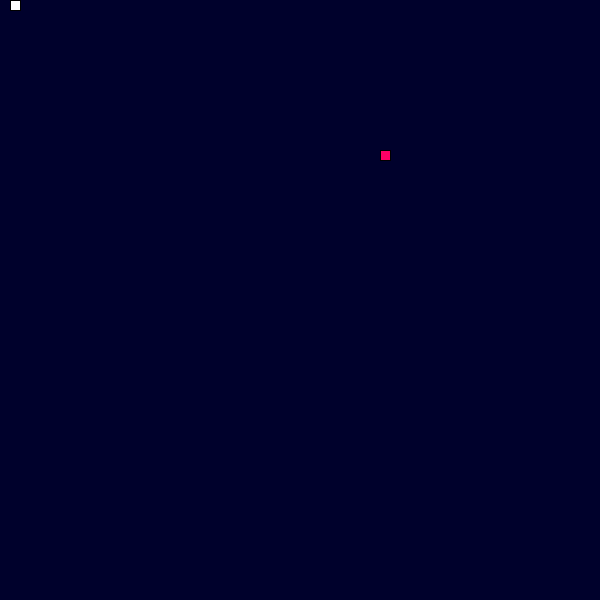
Frame 1 (no input)
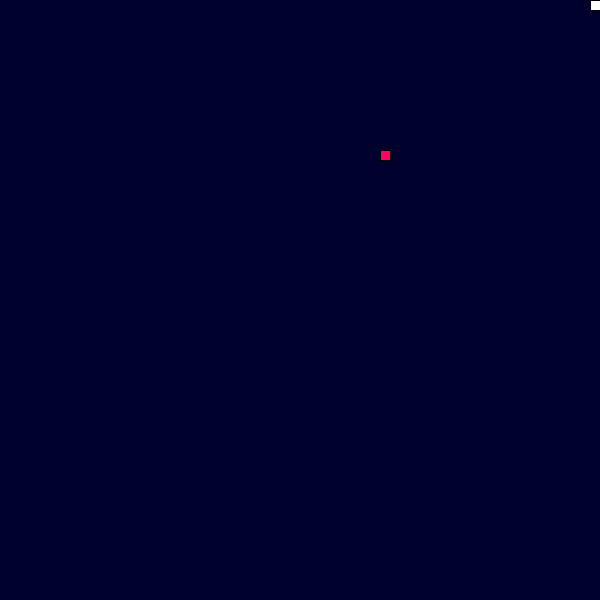
Frame 60 (the mouse pressed at the canvas centre just before this capture)
Frame 120 (the mouse held since frame 60 and released just before this capture): identical to frame 60, image omitted

The Processing sketch that drew these frames (run headless with seeded random() and noise(); from frame 60 on, the mouse is pressed at the canvas centre):

// Processing sketch: Snake1
// ── Snake1.pde
Snake s;

createVector food;


float scl = 10;

void setup()
{
  size(600,600);
  s = new Snake();
  frameRate(10);
  pickLockation();
  
}



void draw()
{
  background(300,55);
  if(s.eat(food))
  {
    pickLockation();
  }
  s.death();
  s.update();
  s.show();
  
}

void mousePressed()
{
  
  s.total++; 
}
// ── Snake.pde
class Snake
{
  float x;
  float y;
  float xspeed;
  float yspeed;
  int total;
  ArrayList<createVector> tale;
  
  
  
  Snake()
  {
    this.x = 0;
    this.y = 0;
    this.xspeed = 1;
    this.yspeed = 0;
    total = 0;
    tale = new ArrayList<createVector>();
  }
  
  void update()
  {
    //if(total>=1)
       if (total > 0) {
      if (total == tale.size() && !tale.isEmpty()) {
        tale.remove(0);
      }
      tale.add(new createVector(x, y));
    }
    
    
    
    this.x+=this.xspeed*scl;
    this.y+=this.yspeed*scl;
    this.x = constrain(this.x,0,width-scl);
    this.y = constrain(this.y,0,height-scl);
    
    
  }
  
  void dir(float x,float y)
  {
    this.xspeed = x;
    this.yspeed = y;
    
  }
  
  void show()
  {
    fill(255);
    for (createVector v : tale) {
      rect(v.x, v.y, scl, scl);
    }
    
    rect(this.x,this.y,scl,scl);
    
    fill(255,0,100);
    rect(food.x,food.y,scl,scl);
    
    println(total);
    
  }
  
  boolean eat(createVector pos)
  {
    float d = dist(this.x,this.y,pos.x,pos.y);
    if(d<1)
    {
      total++;
      return true;
    }
    else return false;
  }
  
  void death() {
    for (int i = 0; i < tale.size(); i++) {
      createVector pos = tale.get(i);
      float d = dist(x, y, pos.x, pos.y);
      if (d < 1) {
        println("starting over");
        total = 0;
        tale.clear();
      }
    }
  }
}


void keyPressed()
{
  if(keyCode == UP)
  {
    s.dir(0,-1);
    
  }
  else if(keyCode == DOWN)
  {
    s.dir(0,1);
    
  }
  else if(keyCode == RIGHT)
  {
    s.dir(1,0);
    
  }
  else if(keyCode == LEFT)
  {
    s.dir(-1,0);
    
  }
  
  
}


void pickLockation()
{
  float cols = floor(width/scl);
  float rows = floor(height/scl);
   food = new createVector(floor(random(cols)),floor(random(rows)));
  food.mult(scl);
}

class createVector
{
  float x;
  float y;
  
  
  createVector(float x,float y)
  {
    this.x = x;
    this.y = y;
    
  }
  
  void mult(float c)
  {
    this.x*=c;
    this.y*=c;
  }
  
  
}
